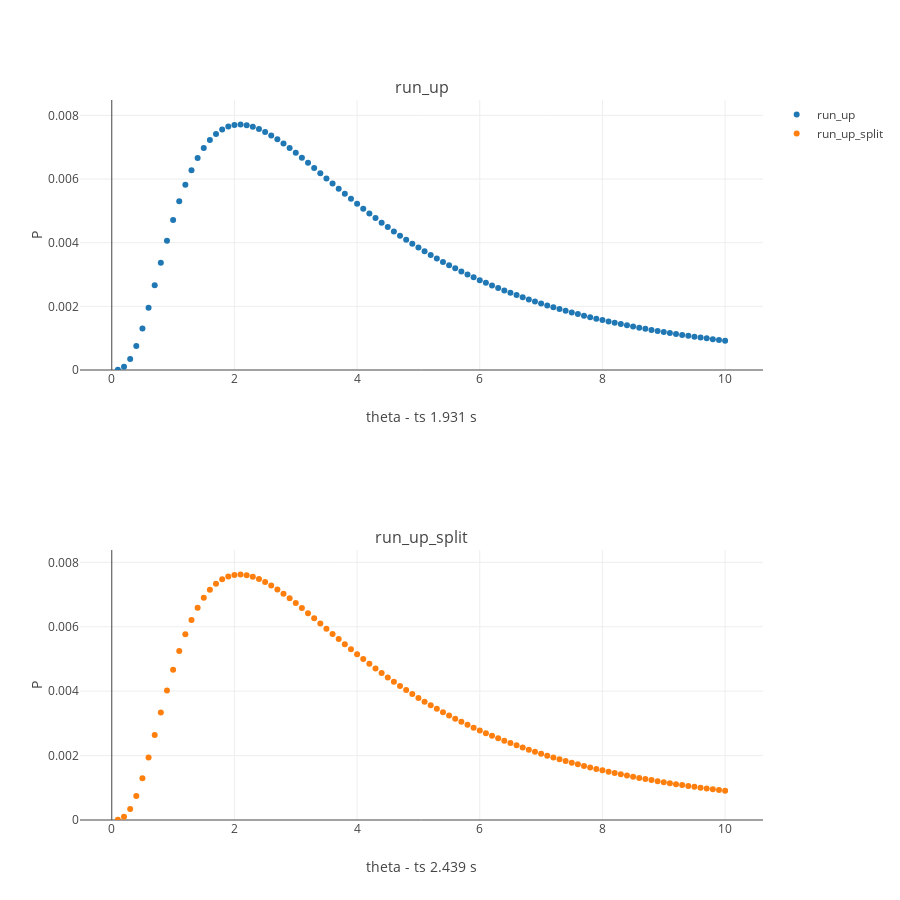

Notebook code cell kept with this figure:
### Markdown cell above
### Theta

Probability of the data under varying values of _Theta_.

### Code cell
from structure_tools.Coalesce_plots import plot_rec_InfSites

from plotly import tools

func_names= ['run_up','run_up_split']
funcs= [runUp_balance,
        run_unique_combine
       ]

range_theta= np.linspace(.1,10,100)

plot_rec_InfSites(point_up,root_lib,funcs,func_names,range_theta,height= 900)
